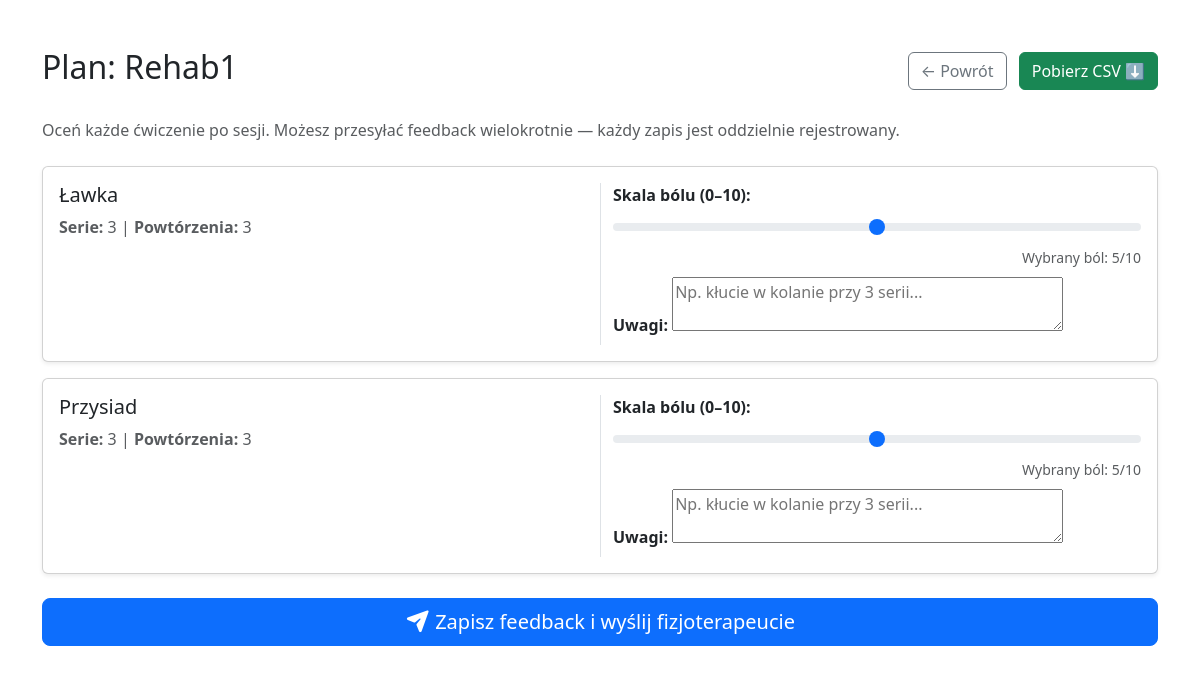
The page /plan/2/ (signed in) on the database its author committed.
### fizjoapp/models.py (models this page shows, shortened)
class PlanTreningowy(models.Model):
    fizjoterapeuta = models.ForeignKey('Fizjoterapeuta', on_delete=models.CASCADE, related_name='plany')
    pacjent = models.ForeignKey('Pacjent', on_delete=models.CASCADE, related_name='plany')
    nazwa = models.CharField(max_length=200)
    data_utworzenia = models.DateTimeField(auto_now_add=True)

class Cwiczenie(models.Model):
    plan = models.ForeignKey(PlanTreningowy, on_delete=models.CASCADE, related_name='cwiczenia')
    nazwa_cwiczenia = models.CharField(max_length=255)
    serie = models.IntegerField(default=3)
    powtórzenia = models.CharField(max_length=50)

### fizjoapp/views.py (the view)
# urls.py: path('plan/<int:plan_id>/', views.szczegoly_planu, name='szczegoly_planu'),
@login_required
def szczegoly_planu(request, plan_id):
    if not hasattr(request.user, 'pacjent'):
        return render(request, '403.html', status=403)
    pacjent = request.user.pacjent
    plan = get_object_or_404(PlanTreningowy, id=plan_id, pacjent=pacjent)
    cwiczenia = list(plan.cwiczenia.all())
    OcenaFormSet = modelformset_factory(
        OcenaCwiczenia,
        form=OcenaCwiczeniaForm,
        extra=len(cwiczenia)
    )
    if request.method == 'POST':
        formset = OcenaFormSet(request.POST, queryset=OcenaCwiczenia.objects.none())
        if formset.is_valid():
            for i, form in enumerate(formset.forms):
                if form.has_changed() and i < len(cwiczenia):
                    ocena = form.save(commit=False)
                    ocena.cwiczenie = cwiczenia[i]
                    ocena.pacjent = pacjent
                    ocena.save()
            return redirect('dashboard_sukces')
    else:
        formset = OcenaFormSet(queryset=OcenaCwiczenia.objects.none())
    ostatnie_oceny = {}
    for c in cwiczenia:
        ostatnia = c.oceny.filter(pacjent=pacjent).first()  # ordered by -data_oceny
        if ostatnia:
            ostatnie_oceny[c.id] = ostatnia
    zestaw = list(zip(cwiczenia, formset.forms))
    return render(request, 'szczegoly_planu.html', {
        'plan': plan,
        'zestaw': zestaw,
        'formset': formset,
        'ostatnie_oceny': ostatnie_oceny,
    })

### fizjoapp/templates/szczegoly_planu.html (shortened to what this page needs)
{% load static %}
<!doctype html>
<html lang="pl">
  <head>
    <link rel="stylesheet" href="{% static 'css/bootstrap.min.css' %}" />
    <link rel="stylesheet" href="{% static 'css/all.min.css' %}" />
  </head>
  <body>
    <div class="container mt-5">
      <div class="d-flex justify-content-between align-items-center mb-4">
        <h2>Plan: {{ plan.nazwa }}</h2>
        <div>
          <a
            href="{% url 'plany_treningowe' %}"
            class="btn btn-outline-secondary me-2"
            >← Powrót</a
          >
          <a
            href="{% url 'eksportuj_plan_csv' plan.id %}"
            class="btn btn-success"
            >Pobierz CSV ⬇️</a
          >
        </div>
      </div>
      <p class="text-muted mb-4">
        Oceń każde ćwiczenie po sesji. Możesz przesyłać feedback wielokrotnie —
        każdy zapis jest oddzielnie rejestrowany.
      </p>
      <form method="POST">
        {% for cwiczenie, form in zestaw %}
        <div class="card mb-3 p-3 shadow-sm">
          <div class="row">
            <div class="col-md-6">
              <h5>{{ cwiczenie.nazwa_cwiczenia }}</h5>
              <p class="mb-1 text-muted">
                <strong>Serie:</strong> {{ cwiczenie.serie }} |
                <strong>Powtórzenia:</strong> {{ cwiczenie.powtórzenia }}
              </p>
            </div>
            <div class="col-md-6 border-start">
              <div class="form-group">
                <label class="form-label"
                  ><strong>Skala bólu (0–10):</strong></label
                >
                {{ form.skala_bolu }}
                <div class="text-end">
                  <small class="text-muted"
                    >Wybrany ból: <span class="range-val">5</span>/10</small
                  >
                </div>
              </div>
              <div class="form-group mt-2">
                <label class="form-label"><strong>Uwagi:</strong></label>
                {{ form.uwagi }}
              </div>
            </div>
          </div>
        </div>
        {% endfor %}
        <div class="mt-4 mb-5">
          <button type="submit" class="btn btn-primary btn-lg w-100">
            <i class="fas fa-paper-plane"></i> Zapisz feedback i wyślij
            fizjoterapeucie
          </button>
        </div>
      </form>
    </div>
  </body>
</html>

### rows shown on the page
PlanTreningowy: nazwa "Rehab1"
Cwiczenie: nazwa_cwiczenia "Ławka", serie "3", powtórzenia "3"
Cwiczenie: nazwa_cwiczenia "Przysiad", serie "3", powtórzenia "3"
